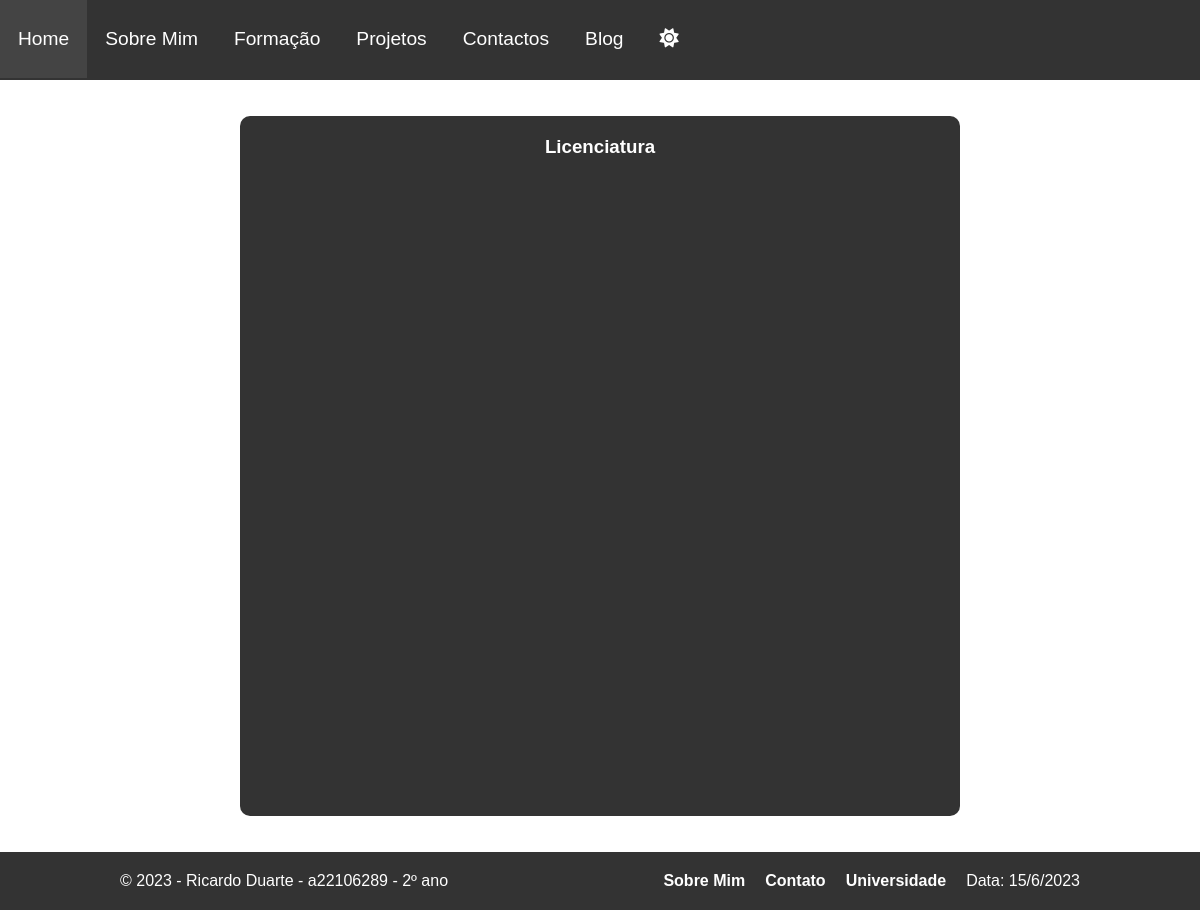
/projetos, run on an earlier commit of the app's database.
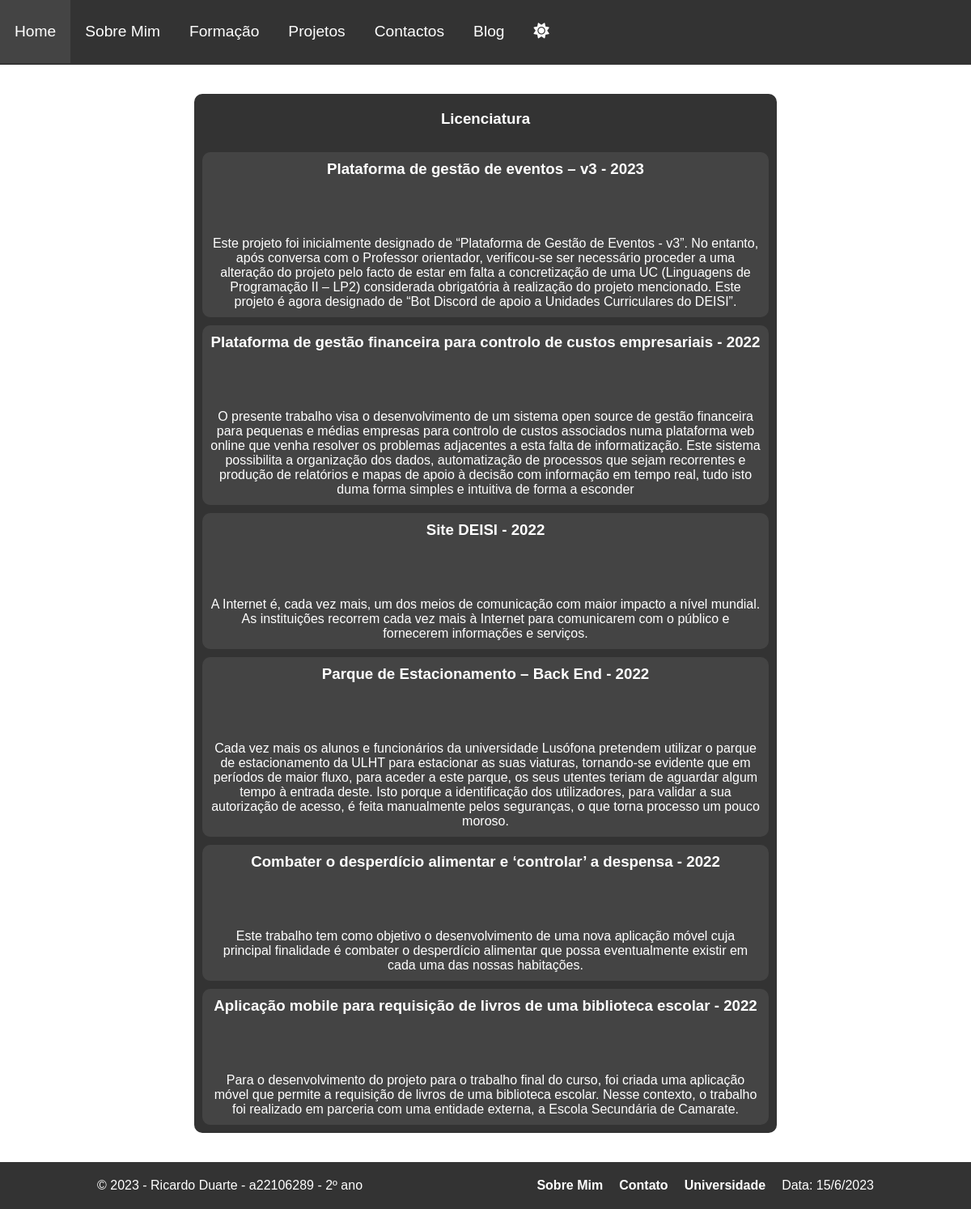
And on a later commit of the database.
### portfolio/models.py (models this page shows, shortened)
class TrabalhoFinalCurso(models.Model):
    titulo = models.CharField(max_length=100)
    autor = models.ManyToManyField(Pessoa)
    orientador = models.ManyToManyField(Pessoa, related_name='orientador')
    ano_realizacao = models.IntegerField()
    sumario = models.TextField()
    resumo = models.CharField(max_length=500)
    relatorio = models.URLField(blank=True)
    repositorio_github = models.URLField(blank=True)
    video_youtube = models.URLField(blank=True)

### portfolio/views.py (the view)
# urls.py: path('projetos', views.projetos_page_view, name='projetos'),
def projetos_page_view(request):
    context = {
        'trabalhos': TrabalhoFinalCurso.objects.all(),
        'Pessoa': Pessoa.objects.all()
    }
    return render(request, 'portfolio/projetos.html', context)

### portfolio/templates/portfolio/projetos.html
{% extends 'portfolio/layout.html' %}
{% block main %}
    <div class="escola">
        <div class="painel">
            <h3 class="titulo">Licenciatura</h3>
                {% for trabalho in trabalhos %}
                    <div class="disciplina">
                        <h3>{{ trabalho.titulo }} - {{ trabalho.ano_realizacao }}</h3>
                        <br><br>
                        <br><br>
                        <p>{{ trabalho.resumo }}</p>
                    </div>
                {% endfor %}
        </div>
    </div>
{% endblock %}

### portfolio/templates/portfolio/layout.html (shortened to what this page needs)
<!DOCTYPE html>
{% load static %}
<html lang="en">
    <head>
        <link rel="stylesheet" href="{% static 'portfolio\css\style.css' %}">
        <link rel="stylesheet" href="{% static 'portfolio\css\nav.css' %}">
        <link rel="stylesheet" href="{% static 'portfolio\css\footer.css' %}">
    </head>
    <body>
        <header>
            <nav class="navBar">
                <ul>
                    <li><a class="active" href="{% url 'portfolio:home' %}">Home</a></li>
                    <li><a href="{% url 'portfolio:sobreMim' %}">Sobre Mim</a></li>
                    <li class="dropdown">
                        <a href="#" class="dropbtn">Formação</a>
                    </li>
                    <li><a href="{% url 'portfolio:projetos' %}">Projetos</a></li>
                    <li><a href="{% url 'portfolio:contactos' %}">Contactos</a></li>
                    <li><a href="{% url 'portfolio:blog' %}">Blog</a></li>
                    <li><span class="btn"><i class="fa-solid fa-sun"></i></span></li>
                </ul>
            </nav>
        </header>
        <main>
            {% block main %}
            {% endblock main %}
        </main>
        <footer>
            <div class="footer">
                <p>&copy; 2023 - Ricardo Duarte - a22106289 - 2º ano</p>
                    <nav>
                    <ul id="listFooter">
                        <li><a href="{% url 'portfolio:sobreMim' %}">Sobre Mim</a></li>
                        <li><a href="{% url 'portfolio:contactos' %}">Contato</a></li>
                        <li><a href="https://www.ulusofona.pt/">Universidade</a></li>
                        <li id="data"></li>
                    </ul>
                </nav>
            </div>
        </footer>
    </body>
</html>

### portfolio/static/portfolio/css/style.css (style rules this page uses)
:root { --white: white; --black: black; --gray: #333; --gray2: #444; }
* { margin: 0; padding: 0; }
body { position: relative; font-family: Arial, Helvetica, sans-serif; justify-content: center; align-items: center; }
.escola { display: flex; margin-top: 3%; margin-bottom: 3%; align-items: center; justify-content: center; }
.escola .painel { width: 60%; min-height: 700px; color: var(--white); background-color: var(--gray); border-radius: 10px; }
.disciplina { text-align: center; margin: 10px; padding: 10px; background-color: var(--gray2); justify-content: space-between; border-radius: 10px; }
.titulo { padding: 20px; text-align: center; }

### portfolio/static/portfolio/css/nav.css (style rules this page uses)
.navBar { list-style-type: none; overflow: hidden; background-color: var(--gray); top: 0%; left: 0%; right: 0%; height: 80px; }
.navBar > ul { list-style: none; display: flex; }
li { float: left; }
.navBar > ul > li > a, .btn { font-size: 24px; display: inline-block; color: var(--white); font-size: larger; text-align: center; padding: 28px 18px; text-decoration: none; cursor: pointer; }
a.active { background-color: var(--gray2); }

### portfolio/static/portfolio/css/footer.css (style rules this page uses)
footer { margin-bottom: 0; background-color: var(--gray); color: var(--white); padding: 20px 0; }
.footer { max-width: 960px; margin: 0 auto; display: flex; justify-content: space-between; }
.footer > nav > ul { list-style: none; display: flex; margin: 0; padding: 0; }
.footer > nav > ul > li { margin-left: 20px; }
.footer > nav > ul > li > a { color: var(--white); text-decoration: none; font-weight: bold; }

What changed in the data, as far as the page shows it:
added TrabalhoFinalCurso: titulo "Plataforma de gestão de eventos – v3", ano_realizacao "2023", resumo "Este projeto foi inicialmente designado de “Plataforma de Gestão de Eventos - v3”. No entanto, após conversa com o Professor orientador, verificou-se ser necessário proceder a uma alteração do projeto pelo facto de estar em falta a concretização de uma UC (Linguagens de Programação II – LP2) considerada obrigatória à realização do projeto mencionado. Este projeto é agora designado de “Bot Discord de apoio a Unidades Curriculares do DEISI”."
added TrabalhoFinalCurso: titulo "Plataforma de gestão financeira para controlo de custos empresariais", ano_realizacao "2022", resumo "O presente trabalho visa o desenvolvimento de um sistema open source de gestão financeira para pequenas e médias empresas para controlo de custos associados numa plataforma web online que venha resolver os problemas adjacentes a esta falta de informatização. Este sistema possibilita a organização dos dados, automatização de processos que sejam recorrentes e produção de relatórios e mapas de apoio à decisão com informação em tempo real, tudo isto duma forma simples e intuitiva de forma a esconder"
added TrabalhoFinalCurso: titulo "Site DEISI", ano_realizacao "2022", resumo "A Internet é, cada vez mais, um dos meios de comunicação com maior impacto a nível mundial. As instituições recorrem cada vez mais à Internet para comunicarem com o público e fornecerem informações e serviços."
added TrabalhoFinalCurso: titulo "Parque de Estacionamento – Back End", ano_realizacao "2022", resumo "Cada vez mais os alunos e funcionários da universidade Lusófona pretendem utilizar o parque de estacionamento da ULHT para estacionar as suas viaturas, tornando-se evidente que em períodos de maior fluxo, para aceder a este parque, os seus utentes teriam de aguardar algum tempo à entrada deste. Isto porque a identificação dos utilizadores, para validar a sua autorização de acesso, é feita manualmente pelos seguranças, o que torna processo um pouco moroso."
added TrabalhoFinalCurso: titulo "Combater o desperdício alimentar e ‘controlar’ a despensa", ano_realizacao "2022", resumo "Este trabalho tem como objetivo o desenvolvimento de uma nova aplicação móvel cuja principal finalidade é combater o desperdício alimentar que possa eventualmente existir em cada uma das nossas habitações."
added TrabalhoFinalCurso: titulo "Aplicação mobile para requisição de livros de uma biblioteca escolar", ano_realizacao "2022", resumo "Para o desenvolvimento do projeto para o trabalho final do curso, foi criada uma aplicação móvel que permite a requisição de livros de uma biblioteca escolar. Nesse contexto, o trabalho foi realizado em parceria com uma entidade externa, a Escola Secundária de Camarate."
